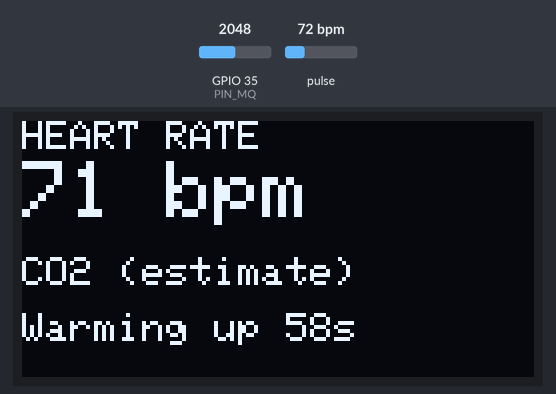
Recording of a sketch running on a simulated ESP32. On the bench: 128×64 one-colour display. Inputs (shaded band) come from the test bench; at power-on: pulse 72 bpm, GPIO 35 (PIN_MQ) = 2048. What the sketch prints to the serial monitor is not drawn.

Above: at 1.2 s.
1.3 s: pulse set to 42 bpm
At 3.8 s:
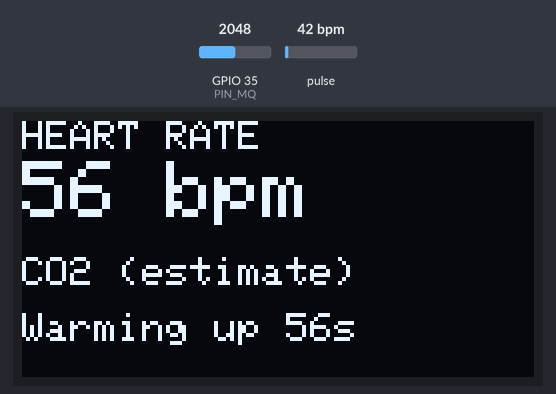
4.3 s: pulse set to 70 bpm
At 5.8 s:
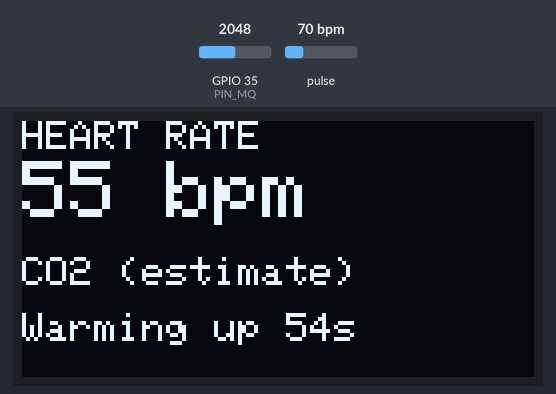
7.3 s: pulse set to 100 bpm
At 61.2 s:
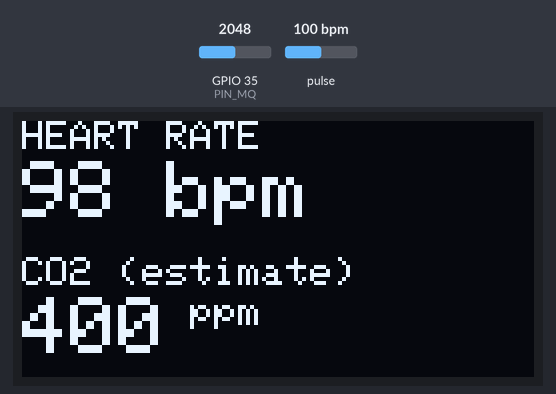
Timing chart, 0 to 61.5 s (numbered marks = the images above; inputs shaded):
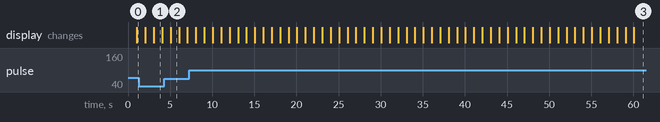

The sketch:

step1_hr_mq135.ino
```cpp
/*
  VITALS - Step 1: heart rate (MAX30102) + CO2 estimate (MQ-135)
  Shows the values on the crew OLED (pins 21/22) and in the Serial Monitor (115200).

  Heart rate: rest a fingertip lightly on the sensor and keep still. The first value
  appears after a few beats (about 5-10 s).
  CO2: the MQ-135 needs 60 s to warm up. It then assumes the room air is fresh
  (about 400 ppm) and measures changes from there. It is an ESTIMATE: the MQ-135
  reacts to many gases, not only CO2. Breathe on it to see the value rise.

  Libraries: SparkFun MAX3010x, Adafruit SH110X (+ Adafruit GFX)
*/
#include <Wire.h>
#include <Adafruit_GFX.h>
#include <Adafruit_SH110X.h>
#include "MAX30105.h"
#include "heartRate.h"          // beat detection from the SparkFun library

// ---------- settings ----------
const float MQ_DIVIDER = 1.5;   // 1k top + 2x1k bottom = 1.5 | two equal resistors = 2.0
const float MQ_VCC = 5.0;       // MQ-135 powered from VIN (5 V)
const uint32_t MQ_WARMUP_MS = 60000;
const int PIN_MQ = 35;

Adafruit_SH1106G oled(128, 64, &Wire, -1);
MAX30105 sensor;
bool haveSensor = false;

// ---------- heart rate ----------
const int AVG = 4;              // average the last 4 beats
int beats[AVG], beatIdx = 0, beatCount = 0;
uint32_t lastBeat = 0;
int bpm = 0;                    // 0 = no value yet
long irNow = 0, redNow = 0;

// ---------- MQ-135 ----------
float r0 = 0;                   // sensor resistance in fresh air (calibrated after warm-up)
int co2 = -1;                   // -1 = warming up / no value
float aoVolts = 0;

uint32_t nextSecond = 0;

void setup() {
  Serial.begin(115200);
  Wire.begin(21, 22);
  oled.begin(0x3C, true);

  haveSensor = sensor.begin(Wire, I2C_SPEED_FAST);
  if (haveSensor) {
    sensor.setup();                         // SparkFun defaults: 100 samples/s, both LEDs on
    sensor.setPulseAmplitudeGreen(0);
    // Both LEDs stay at full power: on many clone boards the red and IR LEDs are
    // swapped, so we read whichever channel sees the finger best (see readHeart).
  }
  Serial.println(haveSensor ? "MAX30102 OK" : "MAX30102 NOT FOUND - check wiring");
}

void readHeart() {
  if (!haveSensor) return;
  sensor.check();
  if (!sensor.available()) return;          // no new sample yet
  long ir = sensor.getFIFOIR(), red = sensor.getFIFORed();
  sensor.nextSample();
  redNow = red;
  irNow = max(ir, red);                     // handles boards with swapped LEDs
  if (irNow < 50000) {                      // no finger: forget old beats
    beatCount = 0; bpm = 0;
    return;
  }
  if (checkForBeat(irNow)) {
    uint32_t now = millis();
    uint32_t gap = now - lastBeat;
    lastBeat = now;
    float b = 60000.0 / gap;
    if (b > 40 && b < 180) {                // ignore impossible values
      beats[beatIdx] = (int)b;
      beatIdx = (beatIdx + 1) % AVG;
      if (beatCount < AVG) beatCount++;
      long sum = 0;
      for (int i = 0; i < beatCount; i++) sum += beats[i];
      bpm = sum / beatCount;
    }
  }
  if (millis() - lastBeat > 3000) bpm = 0;  // no beat for 3 s
}

void readMq() {
  long mv = 0;
  for (int i = 0; i < 10; i++) mv += analogReadMilliVolts(PIN_MQ);
  aoVolts = mv / 10.0 / 1000.0 * MQ_DIVIDER;            // real MQ-135 output voltage
  if (aoVolts < 0.05 || aoVolts > MQ_VCC - 0.05) { co2 = -1; return; }
  float rs = (MQ_VCC - aoVolts) / aoVolts;              // proportional to sensor resistance
  if (millis() < MQ_WARMUP_MS) { co2 = -1; return; }
  // Standard MQ-135 CO2 curve: ppm = 116.6 * (Rs/R0)^-2.769
  if (r0 == 0) r0 = rs * pow(400.0 / 116.6020682, 1.0 / 2.769034857);  // fresh air = 400 ppm
  co2 = (int)(116.6020682 * pow(rs / r0, -2.769034857));
}

void show() {
  bool finger = irNow >= 50000;
  oled.clearDisplay();
  oled.setTextColor(SH110X_WHITE);

  oled.setTextSize(1); oled.setCursor(0, 0); oled.print("HEART RATE");
  oled.setTextSize(2); oled.setCursor(0, 10);
  if (!haveSensor) oled.print("no sensor");
  else if (!finger) { oled.setTextSize(1); oled.setCursor(0, 14); oled.print("Place finger on sensor"); }
  else if (bpm == 0) { oled.setTextSize(1); oled.setCursor(0, 14); oled.print("Hold still..."); }
  else { oled.print(bpm); oled.print(" bpm"); }

  oled.setTextSize(1); oled.setCursor(0, 34); oled.print("CO2 (estimate)");
  oled.setTextSize(2); oled.setCursor(0, 44);
  if (co2 >= 0) { oled.print(co2); oled.setTextSize(1); oled.print(" ppm"); }
  else if (millis() < MQ_WARMUP_MS) {
    oled.setTextSize(1); oled.setCursor(0, 48);
    oled.printf("Warming up %lus", (unsigned long)((MQ_WARMUP_MS - millis()) / 1000));
  } else { oled.setTextSize(1); oled.setCursor(0, 48); oled.print("Check MQ-135 wiring"); }
  oled.display();

  Serial.printf("HR: %s   finger: %s   signal: %ld (red %ld)   |   MQ-135: AO %.2f V   CO2: %s\n",
                bpm ? String(bpm).c_str() : "--", finger ? "yes" : "no", irNow, redNow, aoVolts,
                co2 >= 0 ? (String(co2) + " ppm").c_str() : (millis() < MQ_WARMUP_MS ? "warming up" : "--"));
}

void loop() {
  readHeart();                              // as often as possible: beats need every sample
  if (millis() >= nextSecond) {
    nextSecond = millis() + 1000;
    readMq();
    show();
  }
}
```

Measured:
- what the display in image 1 shows lasts 1.0 s, from 3.1 s to 4.1 s
